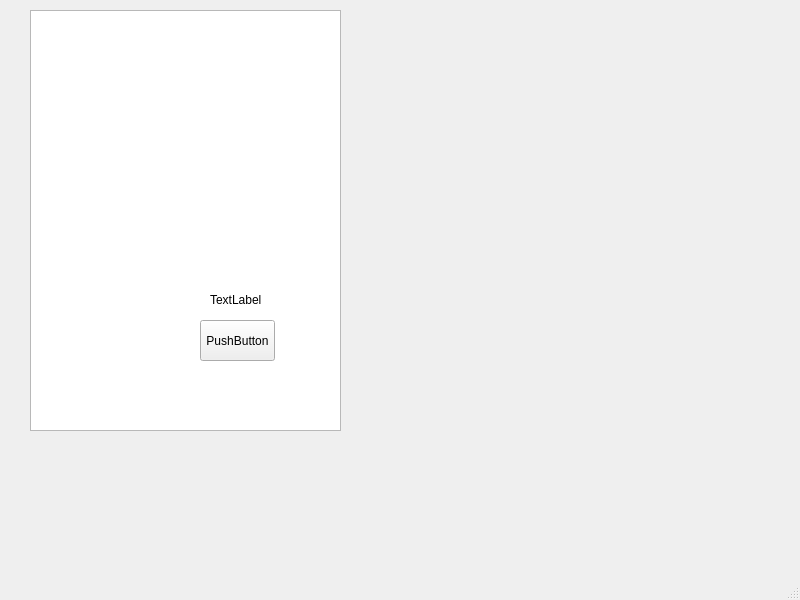
<?xml version="1.0" encoding="UTF-8"?>
<ui version="4.0">
 <class>MainWindow</class>
 <widget class="QMainWindow" name="MainWindow">
  <property name="geometry">
   <rect>
    <x>0</x>
    <y>0</y>
    <width>800</width>
    <height>600</height>
   </rect>
  </property>
  <property name="windowTitle">
   <string>MainWindow</string>
  </property>
  <widget class="QWidget" name="centralwidget">
   <widget class="QListView" name="listView">
    <property name="geometry">
     <rect>
      <x>30</x>
      <y>10</y>
      <width>311</width>
      <height>421</height>
     </rect>
    </property>
   </widget>
   <widget class="QPushButton" name="pushButton">
    <property name="geometry">
     <rect>
      <x>200</x>
      <y>320</y>
      <width>75</width>
      <height>41</height>
     </rect>
    </property>
    <property name="text">
     <string>PushButton</string>
    </property>
   </widget>
   <widget class="QLabel" name="label">
    <property name="geometry">
     <rect>
      <x>210</x>
      <y>290</y>
      <width>61</width>
      <height>20</height>
     </rect>
    </property>
    <property name="text">
     <string>TextLabel</string>
    </property>
   </widget>
  </widget>
  <widget class="QMenuBar" name="menubar">
   <property name="geometry">
    <rect>
     <x>0</x>
     <y>0</y>
     <width>800</width>
     <height>21</height>
    </rect>
   </property>
  </widget>
  <widget class="QStatusBar" name="statusbar"/>
 </widget>
 <resources/>
 <connections/>
</ui>
